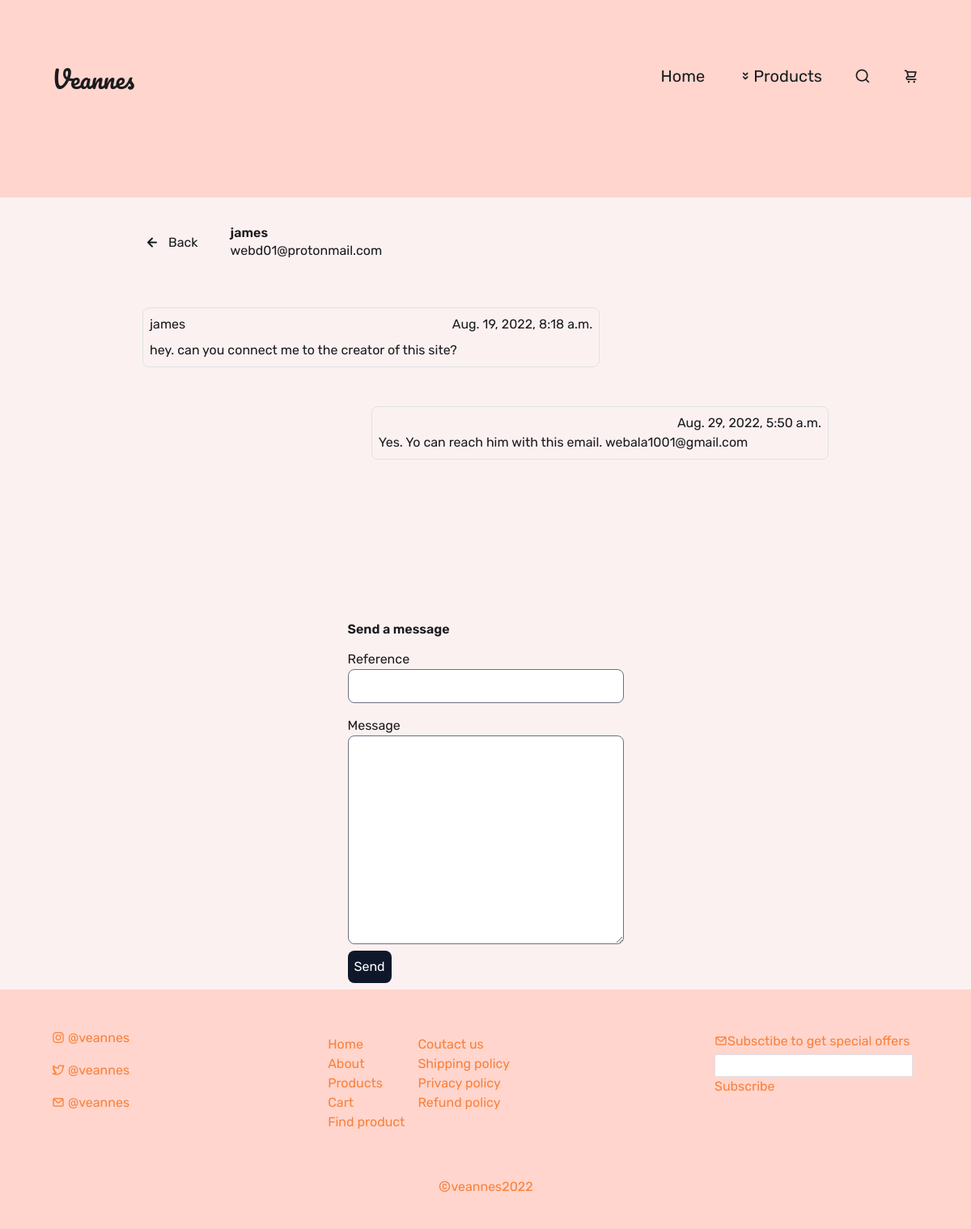
The app's page /dashboard/message/3 with its own data.
### shop/models.py (models this page shows)
class Message(models.Model):
    name = models.CharField(max_length=50)
    email = models.EmailField()
    message = models.CharField(max_length=400)
    date = models.DateTimeField(auto_now_add=True)
    read = models.BooleanField(default=False)

class Reply(models.Model):
    subject = models.CharField(max_length=50)
    message = models.ForeignKey(Message, on_delete=models.CASCADE)
    body = models.CharField(max_length=400)
    date = models.DateTimeField(auto_now_add=True)

### dashboard/views.py (the view)
# urls.py: path('message/<pk>', MessageDetailView.as_view(), name='message'),
class MessageDetailView(DetailView):
    model = Message
    template_name = 'dash/message_detail.html'
    context_object_name: str = 'customer_message'
    def get_object(self):
        obj = super().get_object()
        obj.read = True
        obj.save()
        return obj
    def get_context_data(self, **kwargs):
        context = super().get_context_data(**kwargs)
        message = context['customer_message']
        replies = Reply.objects.filter(message=message)
        context['replies'] = replies
        return context

### dashboard/templates/dash/message_detail.html (shortened to what this page needs)
{% extends 'base.html' %}
{% block content %}
<div class="flex flex-col w-full px-10 md:px-44 xl:px-64">
    <div class="flex items-center ">
        <div class="flex justify-start items-center cursor-pointer group my-10 ">
            <i class="uil uil-arrow-left text-2xl group-hover:-translate-x-10 transition duration-300 ease-in-out"></i>
            <a href="/dashboard/messages" class="ml-2 hover:text-black">Back</a>
        </div>
        <div class="relative left-10">
            <h1 class="font-semibold">{{customer_message.name}}</h1>
            <p>{{customer_message.email}}</p>
        </div>
    </div>
    <div class="flex justify-start">
        <div class="border rounded-lg my-4 p-2 w-full md:w-2/3 xl:w-1/2">
            <div class="flex justify-between mb-2">
                <p>{{customer_message.name}}</p>
                <p>{{customer_message.date}}</p>
            </div>
            <div>
                <p class="truncate">{{customer_message.message}}</p>
            </div>
        </div>
    </div>
    {% if replies %}
    {% for reply in replies %}
    <div class="flex justify-end">
        <div class="border rounded-lg my-4 p-2 w-full md:w-2/3 xl:w-1/2">
            <div class="flex justify-end">
                <p>{{reply.date}}</p>
            </div>
            <div>
                <p class="truncate">{{reply.body}}</p>
            </div>
        </div>
    </div>
    {% endfor %}
    {% endif %}
    <div class="flex flex-col items-center mt-44">
        <form action="/dashboard/reply" method="POST">
            <h1 class="font-semibold">Send a message</h1>
            <div class="my-3 flex flex-col">
                <label for="reference">Reference</label>
                <input required class="rounded-lg" name="subject" type="text">
            </div>
            <div class="flex flex-col">
                <label for="message">Message</label>
                <textarea required class="rounded-lg" name="body" id="message" cols="30" rows="10"></textarea>
            </div>
            <div>
                <button type="submit"
                    class="rounded-lg bg-slate-900 my-2 p-2 hover:scale-110 transition duration-300 ease-in-out text-white">Send</button>
            </div>
        </form>
    </div>
</div>
{% endblock %}

### static/css/style.css (style rules this page uses)
* { font-family: 'Rubik', sans-serif; }

### records on screen
Message: name "james", email "webd01@protonmail.com", date "Aug. 19, 2022, 8:18 a.m.", message "hey. can you connect me to the creator of this site?"
Reply: date "Aug. 29, 2022, 5:50 a.m.", body "Yes. Yo can reach him with this email. webala1001@gmail.com"
